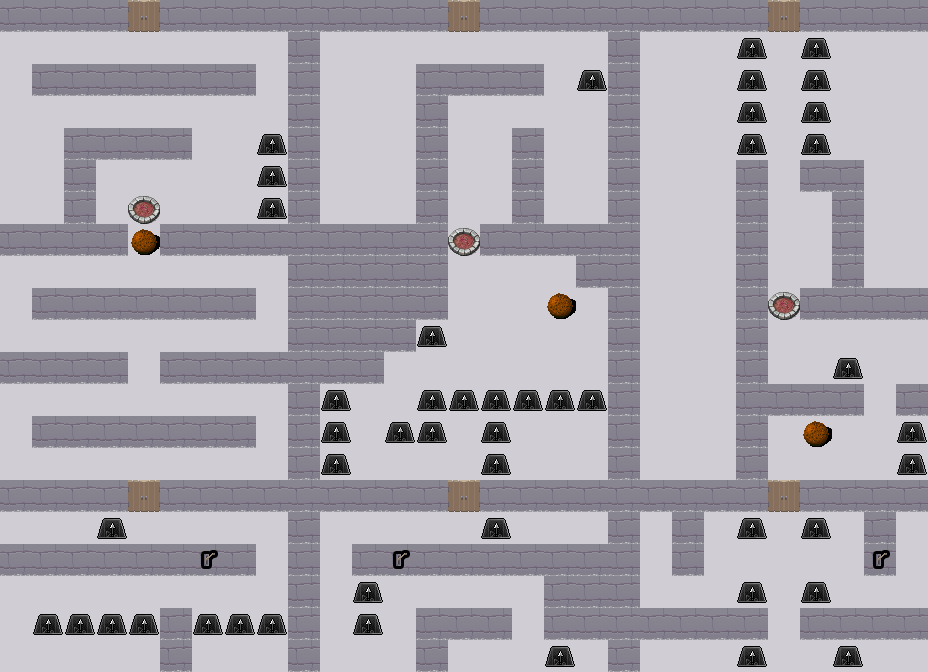

The image is a tile-based game level rendered from a .tmx file. Its description and complete source (layers, tilesets, objects, tile grids) follow:
An orthogonal 29x21 tile map with 32x32 px tiles, 1 tile layer (Tile Layer 1) and 4 objects.

<map version="1.0" orientation="orthogonal" renderorder="right-down" width="29" height="21" tilewidth="32" tileheight="32" nextobjectid="1">
 <tileset firstgid="1" name="tileset" tilewidth="32" tileheight="32" tilecount="9" columns="3">
  <image source="tileset.png" width="96" height="96" />
  <tile id="0">
   <objectgroup draworder="index">
    <object id="1" x="0" y="0" width="32" height="32" />
   </objectgroup>
  </tile>
  <tile id="2">
   <objectgroup draworder="index">
    <object id="1" x="0" y="0" width="32" height="32" />
   </objectgroup>
  </tile>
  <tile id="3">
   <properties>
    <property name="unity:layer" value="wall" />
   </properties>
   <objectgroup draworder="index">
    <object id="5" x="0" y="0" width="32" height="32" />
   </objectgroup>
  </tile>
  <tile id="5">
   <objectgroup draworder="index">
    <object id="1" x="0" y="0" width="32" height="32" />
   </objectgroup>
  </tile>
 </tileset>
 <layer name="Tile Layer 1" width="29" height="21">
  <data encoding="csv">
1,1,1,1,3,1,1,1,1,1,1,1,1,1,3,1,1,1,1,1,1,1,1,1,3,1,1,1,1,
2,2,2,2,2,2,2,2,2,1,2,2,2,2,2,2,2,2,2,1,2,2,2,7,2,7,2,2,2,
2,1,1,1,1,1,1,1,2,1,2,2,2,1,1,1,1,2,7,1,2,2,2,7,2,7,2,2,2,
2,2,2,2,2,2,2,2,2,1,2,2,2,1,2,2,2,2,2,1,2,2,2,7,2,7,2,2,2,
2,2,1,1,1,1,2,2,7,1,2,2,2,1,2,2,1,2,2,1,2,2,2,7,2,7,2,2,2,
2,2,1,2,2,2,2,2,7,1,2,2,2,1,2,2,1,2,2,1,2,2,2,1,2,1,1,2,2,
2,2,1,2,5,2,2,2,7,1,2,2,2,1,2,2,1,2,2,1,2,2,2,1,2,2,1,2,2,
1,1,1,1,6,1,1,1,1,1,1,1,1,1,5,1,1,1,1,1,2,2,2,1,2,2,1,2,2,
2,2,2,2,2,2,2,2,2,1,1,1,1,1,2,2,2,2,1,1,2,2,2,1,2,2,1,2,2,
2,1,1,1,1,1,1,1,2,1,1,1,1,1,2,2,2,6,2,1,2,2,2,1,5,1,1,1,1,
2,2,2,2,2,2,2,2,2,1,1,1,1,7,2,2,2,2,2,1,2,2,2,1,2,2,2,2,2,
1,1,1,1,2,1,1,1,1,1,1,1,2,2,2,2,2,2,2,1,2,2,2,1,2,2,7,2,2,
2,2,2,2,2,2,2,2,2,1,7,2,2,7,7,7,7,7,7,1,2,2,2,1,1,1,1,2,1,
2,1,1,1,1,1,1,1,2,1,7,2,7,7,2,7,2,2,2,1,2,2,2,1,2,6,2,2,7,
2,2,2,2,2,2,2,2,2,1,7,2,2,2,2,7,2,2,2,1,2,2,2,1,2,2,2,2,7,
1,1,1,1,3,1,1,1,1,1,1,1,1,1,3,1,1,1,1,1,1,1,1,1,3,1,1,1,1,
2,2,2,7,2,2,2,2,2,1,2,2,2,2,2,7,2,2,2,1,2,1,2,7,2,7,2,1,2,
1,1,1,1,1,1,4,1,2,1,2,1,4,1,1,1,1,1,1,1,2,1,2,2,2,2,2,4,2,
2,2,2,2,2,2,2,2,2,1,2,7,2,2,2,2,2,1,1,1,2,2,2,7,2,7,2,2,2,
2,7,7,7,7,1,7,7,7,1,2,7,2,1,1,1,2,1,1,1,1,1,1,1,2,1,1,1,1,
2,2,2,2,2,1,2,2,2,1,2,2,2,1,2,2,2,7,2,1,2,2,2,7,2,2,7,2,2
</data>
 </layer>
</map>
